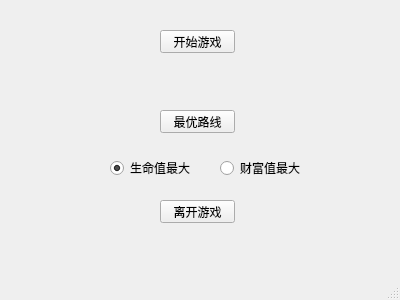
<?xml version="1.0" encoding="UTF-8"?>
<ui version="4.0">
 <class>MainWindow</class>
 <widget class="QMainWindow" name="MainWindow">
  <property name="geometry">
   <rect>
    <x>0</x>
    <y>0</y>
    <width>400</width>
    <height>300</height>
   </rect>
  </property>
  <property name="windowTitle">
   <string>闯关夺宝 @xxkdcdy</string>
  </property>
  <widget class="QWidget" name="centralWidget">
   <widget class="QPushButton" name="gameStarter">
    <property name="geometry">
     <rect>
      <x>160</x>
      <y>30</y>
      <width>75</width>
      <height>23</height>
     </rect>
    </property>
    <property name="text">
     <string>开始游戏</string>
    </property>
   </widget>
   <widget class="QPushButton" name="bestRoad">
    <property name="geometry">
     <rect>
      <x>160</x>
      <y>110</y>
      <width>75</width>
      <height>23</height>
     </rect>
    </property>
    <property name="text">
     <string>最优路线</string>
    </property>
   </widget>
   <widget class="QPushButton" name="exitGameer">
    <property name="geometry">
     <rect>
      <x>160</x>
      <y>200</y>
      <width>75</width>
      <height>23</height>
     </rect>
    </property>
    <property name="text">
     <string>离开游戏</string>
    </property>
   </widget>
   <widget class="QRadioButton" name="radioButton">
    <property name="geometry">
     <rect>
      <x>110</x>
      <y>160</y>
      <width>89</width>
      <height>16</height>
     </rect>
    </property>
    <property name="text">
     <string>生命值最大</string>
    </property>
    <property name="checked">
     <bool>true</bool>
    </property>
   </widget>
   <widget class="QRadioButton" name="radioButton_2">
    <property name="geometry">
     <rect>
      <x>220</x>
      <y>160</y>
      <width>89</width>
      <height>16</height>
     </rect>
    </property>
    <property name="text">
     <string>财富值最大</string>
    </property>
   </widget>
  </widget>
  <widget class="QStatusBar" name="statusBar"/>
 </widget>
 <layoutdefault spacing="6" margin="11"/>
 <resources/>
 <connections>
  <connection>
   <sender>exitGameer</sender>
   <signal>clicked()</signal>
   <receiver>MainWindow</receiver>
   <slot>close()</slot>
   <hints>
    <hint type="sourcelabel">
     <x>197</x>
     <y>163</y>
    </hint>
    <hint type="destinationlabel">
     <x>199</x>
     <y>149</y>
    </hint>
   </hints>
  </connection>
 </connections>
</ui>
